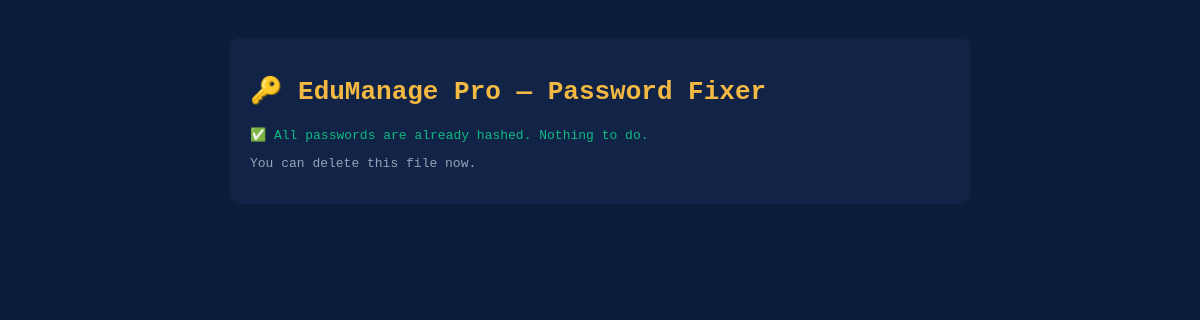
The app's page /fix_passwords.php, older data.
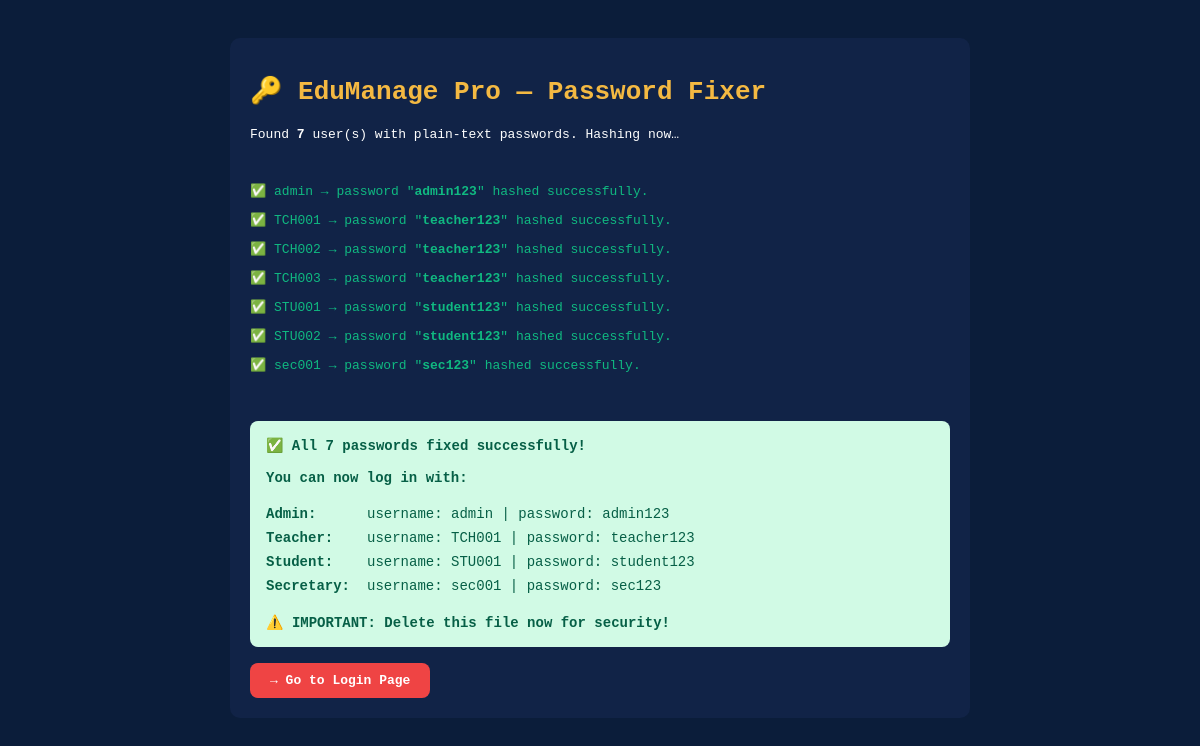
The same page, newer data.
### tables this page shows
CREATE TABLE `users` (
  `id`         INT UNSIGNED     NOT NULL AUTO_INCREMENT,
  `username`   VARCHAR(50)      NOT NULL UNIQUE,
  `password`   VARCHAR(255)     NOT NULL,
  `role_id`    TINYINT UNSIGNED NOT NULL,
  `full_name`  VARCHAR(100)     NOT NULL,
  `email`      VARCHAR(100)     DEFAULT NULL,
  `phone`      VARCHAR(20)      DEFAULT NULL,
  `status`     ENUM('active','inactive') NOT NULL DEFAULT 'active',
  `last_login` DATETIME         DEFAULT NULL,
  `created_at` TIMESTAMP        NOT NULL DEFAULT CURRENT_TIMESTAMP,
  PRIMARY KEY (`id`),
  KEY `idx_username` (`username`),
  KEY `idx_role`     (`role_id`),
  CONSTRAINT `fk_users_role` FOREIGN KEY (`role_id`) REFERENCES `roles`(`id`)
);

### fix_passwords.php (the view, shortened to what this page needs)
<?php
$host   = 'localhost';
$dbname = 'edumanage_pro';
$user   = 'root';
$pass   = '';
try {
    $pdo = new PDO(
        "mysql:host={$host};dbname={$dbname};charset=utf8mb4",
        $user, $pass,
        [PDO::ATTR_ERRMODE => PDO::ERRMODE_EXCEPTION]
    );
} catch (PDOException $e) {
    die('<b style="color:red">DB Connection failed:</b> ' . htmlspecialchars($e->getMessage())
        . '<br>Edit the \$host/\$user/\$pass variables at the top of this file.');
}
echo '<!DOCTYPE html><html><head><meta charset="UTF-8">
<title>EduManage — Fix Passwords</title>
<style>
  body{font-family:monospace;background:#0B1D3A;color:#fff;padding:30px}
  .ok{color:#10B981}.err{color:#EF4444}.box{background:#112347;padding:20px;border-radius:10px;max-width:700px;margin:0 auto}
  h1{color:#F4B942;margin-bottom:20px}
  .done{background:#D1FAE5;color:#065F46;padding:16px;border-radius:8px;margin-top:20px;font-size:14px}
  .btn{display:inline-block;background:#EF4444;color:#fff;padding:10px 20px;border-radius:8px;text-decoration:none;margin-top:16px;font-weight:bold}
</style></head><body><div class="box">
<h1>🔑 EduManage Pro — Password Fixer</h1>';
$users = $pdo->query("SELECT id, username, password FROM users WHERE password LIKE 'PLAIN:%'")->fetchAll(PDO::FETCH_ASSOC);
if (empty($users)) {
    echo '<p class="ok">✅ All passwords are already hashed. Nothing to do.</p>';
    echo '<p style="color:#94A3B8;margin-top:12px">You can delete this file now.</p>';
    echo '</div></body></html>';
    exit;
}
echo '<p>Found <b>' . count($users) . '</b> user(s) with plain-text passwords. Hashing now…</p><br>';
$fixed  = 0;
$errors = 0;
foreach ($users as $u) {
    $plainPass = substr($u['password'], 6);
    try {
        echo '<p class="ok">✅ ' . htmlspecialchars($u['username'])
             . ' → password "<b>' . htmlspecialchars($plainPass) . '</b>" hashed successfully.</p>';
        $fixed++;
    } catch (PDOException $e) {
        echo '<p class="err">❌ Failed for ' . htmlspecialchars($u['username']) . ': ' . htmlspecialchars($e->getMessage()) . '</p>';
        $errors++;
    }
}
echo '<br>';
if ($errors === 0) {
    echo '<div class="done">
    <b>✅ All ' . $fixed . ' passwords fixed successfully!</b><br><br>
    <b>You can now log in with:</b><br><br>
    <table style="border-collapse:collapse">
    <tr><td style="padding:4px 16px 4px 0"><b>Admin:</b></td><td>username: admin | password: admin123</td></tr>
    <tr><td style="padding:4px 16px 4px 0"><b>Teacher:</b></td><td>username: TCH001 | password: teacher123</td></tr>
    <tr><td style="padding:4px 16px 4px 0"><b>Student:</b></td><td>username: STU001 | password: student123</td></tr>
    <tr><td style="padding:4px 16px 4px 0"><b>Secretary:</b></td><td>username: sec001 | password: sec123</td></tr>
    </table>
    <br>
    ⚠️ <b>IMPORTANT: Delete this file now for security!</b>
    </div>
    <a class="btn" href="login.php">→ Go to Login Page</a>';
} else {
    echo '<p class="err"><b>' . $errors . ' error(s) occurred.</b> Check above for details.</p>';
}
echo '</div></body></html>';

Row changes from the older to the newer data that the page shows:
now on this page (row edited): users: username "admin", password "admin123"
now on this page (row edited): users: username "TCH001", password "teacher123"
now on this page (row edited): users: username "TCH002", password "teacher123"
now on this page (row edited): users: username "TCH003", password "teacher123"
now on this page (row edited): users: username "STU001", password "student123"
now on this page (row edited): users: username "STU002", password "student123"
now on this page (row edited): users: username "sec001", password "sec123"
Text that changed along with them:
count($users): (not shown) → "7"
$fixed: (not shown) → "7"
text no longer shown: "✅ All passwords are already hashed. Nothing to do. You can delete this file now."
text now shown: "Found user(s) with plain-text passwords. Hashing now… ✅ All passwords fixed successfully! You can now log in with: Admin: username: admin | password: admin123 Teacher: username: TCH001 | password: teacher123 Student: username: STU001 | password: student123 Secretary: username: sec001 | password: sec123 ⚠️ IMPORTANT: Delete this file now for security! → Go to Login Page"
